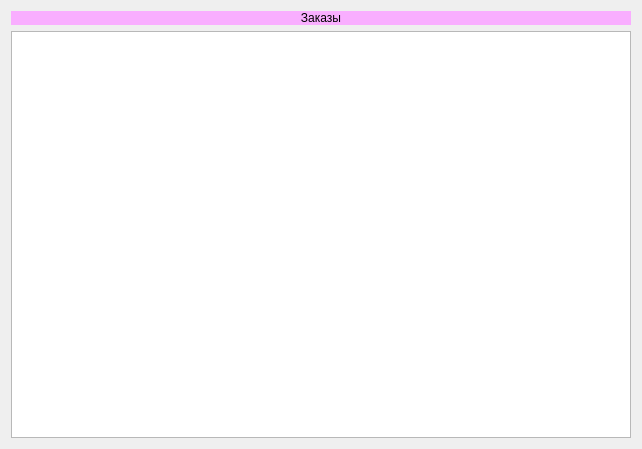
<?xml version="1.0" encoding="UTF-8"?>
<ui version="4.0">
 <class>Dialog</class>
 <widget class="QDialog" name="Dialog">
  <property name="geometry">
   <rect>
    <x>0</x>
    <y>0</y>
    <width>642</width>
    <height>449</height>
   </rect>
  </property>
  <property name="windowTitle">
   <string>Dialog</string>
  </property>
  <property name="styleSheet">
   <string notr="true">font: 10pt &quot;Comic Sans MS&quot;;</string>
  </property>
  <layout class="QVBoxLayout" name="verticalLayout_2">
   <item>
    <layout class="QVBoxLayout" name="table_client">
     <item>
      <widget class="QLabel" name="label">
       <property name="styleSheet">
        <string notr="true">background-color: rgb(249, 174, 255);</string>
       </property>
       <property name="text">
        <string>Заказы</string>
       </property>
       <property name="alignment">
        <set>Qt::AlignCenter</set>
       </property>
      </widget>
     </item>
     <item>
      <widget class="QTableView" name="tableView"/>
     </item>
    </layout>
   </item>
  </layout>
 </widget>
 <resources/>
 <connections/>
</ui>
